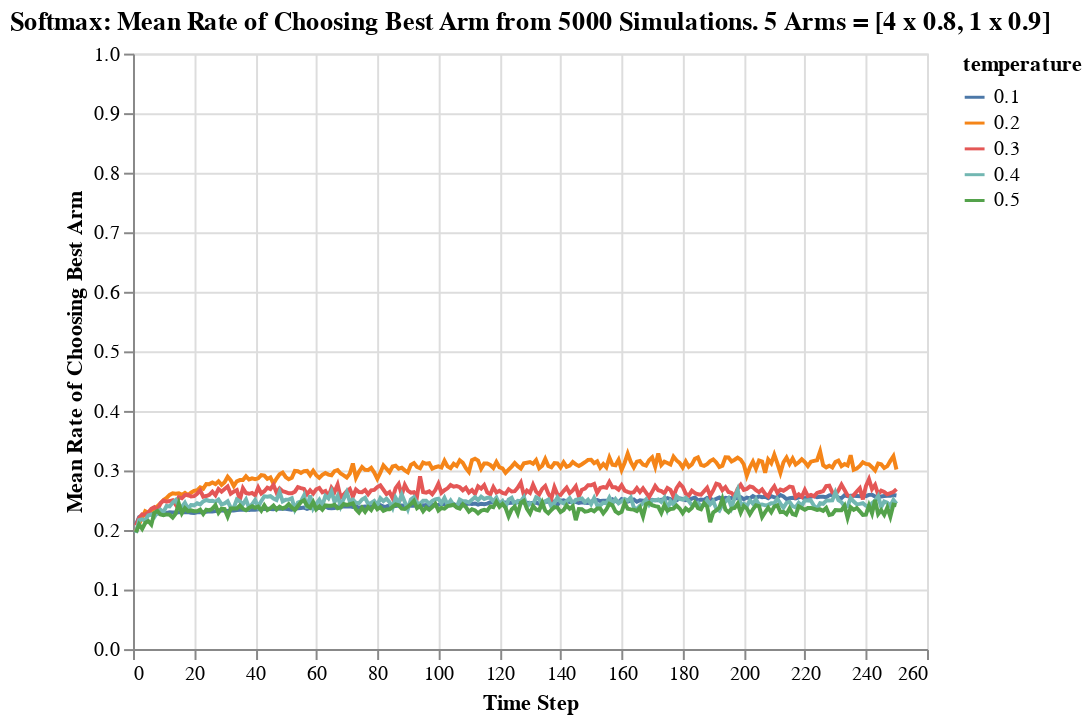

Source (notebook cell):
### Code cell
alt.Chart(df_chose_correctly).mark_line().encode(
    alt.X("step:Q", title = "Time Step"),
    alt.Y("chose_correct:Q", title = "Mean Rate of Choosing Best Arm", scale = alt.Scale(domain = [0, 1])),
    color = alt.Color("temperature:N")
).properties(
    title = "Softmax: Mean Rate of Choosing Best Arm from 5000 Simulations. 5 Arms = [4 x 0.8, 1 x 0.9]",
)

### Figure 1 — Vega-Lite specification as saved in the notebook (floating-point values rounded to 4 significant figures; data arrays with more than 128 entries replaced by an {"elided": "..."} marker saying what was removed)
{"$schema": "https://vega.github.io/schema/vega-lite/v3.4.0.json", "config": {"mark": {"tooltip": null}, "view": {"height": 300, "width": 400}}, "data": {"name": "data-f98a6b15bfdf9791acd78bb80fb2d9c2"}, "datasets": {"data-f98a6b15bfdf9791acd78bb80fb2d9c2": {"elided": "1250 records"}}, "encoding": {"color": {"field": "temperature", "type": "nominal"}, "x": {"field": "step", "title": "Time Step", "type": "quantitative"}, "y": {"field": "chose_correct", "scale": {"domain": [0, 1]}, "title": "Mean Rate of Choosing Best Arm", "type": "quantitative"}}, "mark": "line", "title": "Softmax: Mean Rate of Choosing Best Arm from 5000 Simulations. 5 Arms = [4 x 0.8, 1 x 0.9]"}
